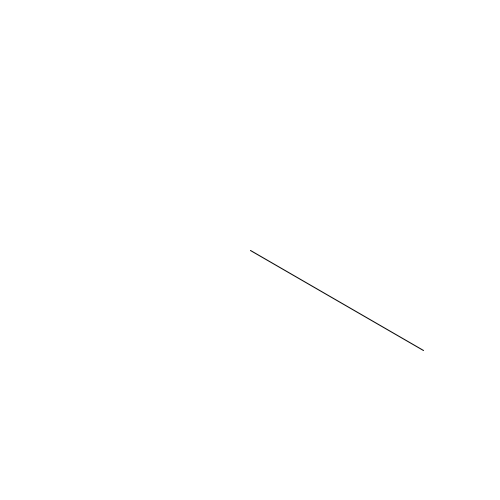
Frame 1 (no input)
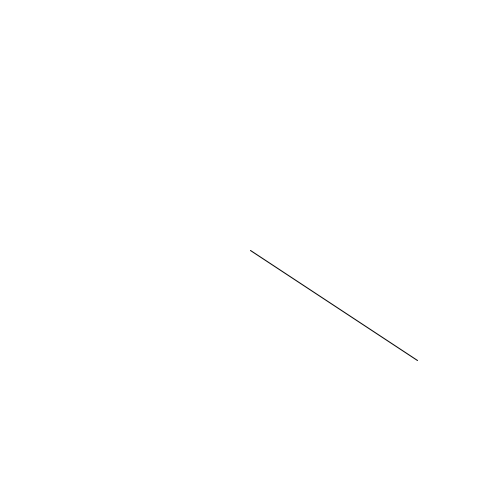
Frame 60 (the mouse pressed at the canvas centre just before this capture)
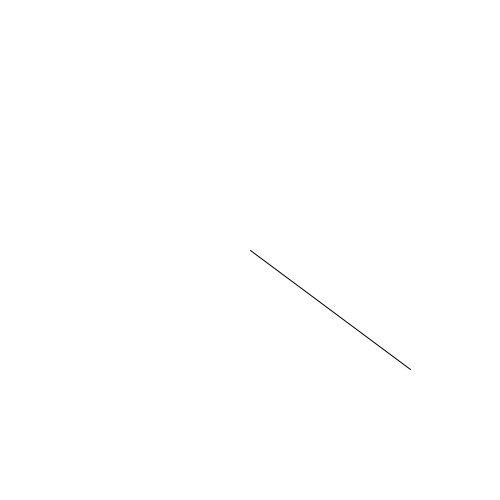
Frame 120 (the mouse held since frame 60 and released just before this capture)

The Processing sketch that drew these frames (run headless with seeded random() and noise(); from frame 60 on, the mouse is pressed at the canvas centre):

// Processing sketch: polar_coordinates
// ── polar_coordinates.pde
/*
Polar coordinates are used to create coordinates based
 on angle and length.
 
 You might use these to have a line of a constant length
 that changes angles.
 */

float startx, starty;  //starting coordinates of the line
float endx, endy;      //ending coordinates of the line
float theta;          //angle determining position of line
int lineLength = 200; //length of line
void setup() {
  size(500, 500);
  startx = width/2;  //line starts at center of screen
  starty = height/2;
  theta =radians(30);  //set angle of line
}

void draw() {
  background(255);
  /*
  The calculation of the polar coordinates occurs below.
   You are welcome to see me for help with polar coordinates.
   
   If you enjoy trigonometry, draw a triangle on a piece of
   paper with the line drawn on the screen as the hypotenuse.
   You can use trigonometry to understand it. 
   */

  endx = startx + lineLength*cos(theta);  //add the polar coordinate to the starting coordinate
  endy = starty + lineLength*sin(theta);
  line(startx, starty, endx, endy);
  //if you want the line to rotate, change theta!
  theta+=.001;
}
